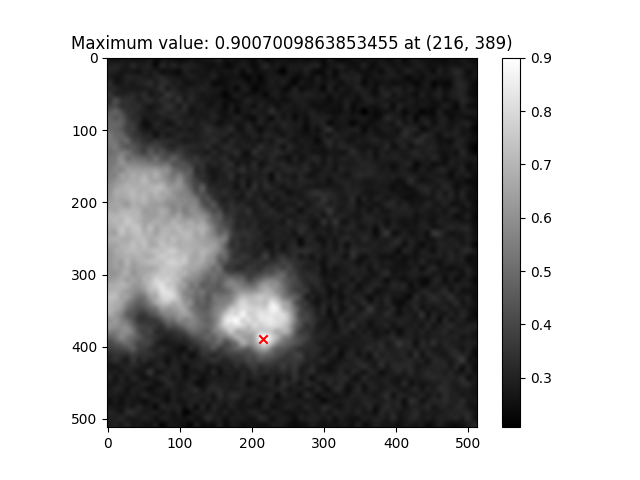
#> input picture path_to_save_image.png, 640 x 480 px, given as the content of the folder tention_aeroplane_sub_4000_NoClipRetrieval_sample/top_images, which was not available
$ python Augmentation_Transformation_VOC.py
#> lines starting #> are read from the running program, lines starting #| are printed output that depends on the picture; pictures that were not available may be replaced by others from this repository, and a replacement may not be noted
import os
import cv2
import numpy as np
from tqdm import tqdm
import argparse
from random import choice, uniform
import multiprocessing as mp

def affine_transform(image, mask, max_rotation=30, max_scale=0.2, max_shift=20):

    h, w = image.shape[:2]


    angle = uniform(-max_rotation, max_rotation)
    scale = uniform(1 - max_scale, 1 + max_scale)
    tx = uniform(-max_shift, max_shift)
    ty = uniform(-max_shift, max_shift)


    center = (w // 2, h // 2)
    M = cv2.getRotationMatrix2D(center, angle, scale)
    M[0, 2] += tx
    M[1, 2] += ty


    transformed_image = cv2.warpAffine(image, M, (w, h), flags=cv2.INTER_LINEAR, borderMode=cv2.BORDER_CONSTANT, borderValue=(0, 0, 0))
    transformed_mask = cv2.warpAffine(mask, M, (w, h), flags=cv2.INTER_NEAREST, borderMode=cv2.BORDER_CONSTANT, borderValue=0)


    transformed_mask = np.where((transformed_mask >= 181) & (transformed_mask <= 200), transformed_mask, 0).astype(np.uint8)

    return transformed_image, transformed_mask

def augment_images(root, out_root, image_list, n_image=100, start_id=0):

    print("-------------- start augmentation: Affine Transform -------------")

    for idx in tqdm(range(n_image)):

        image_name = choice(image_list)
        mask_name = image_name.replace(".jpg", ".png")


        if not os.path.exists(f"{root}/top_images/{image_name}") or not os.path.exists(f"{root}/top_masks/{mask_name}"):
            continue


        img = cv2.imread(f"{root}/top_images/{image_name}")
        mask = cv2.imread(f"{root}/top_masks/{mask_name}", cv2.IMREAD_GRAYSCALE)


        transformed_img, transformed_mask = affine_transform(img, mask)


        cv2.imwrite(f"{out_root}/Image_4/affine_{start_id}.jpg", transformed_img)
        cv2.imwrite(f"{out_root}/Mask_4/affine_{start_id}.png", transformed_mask)

        start_id += 1

def main():
    parser = argparse.ArgumentParser()

    parser.add_argument(
        "--input_root",
        type=str,
        nargs="?",
        default="/home/zhuyifan/Cyan_A40/sam_data/VOC_Multi_Attention_aeroplane_sub_4000_NoClipRetrieval_sample",
        help="config for training"
    )
    parser.add_argument(
        "--out_root",
        type=str,
        default="/home/zhuyifan/Cyan_A40/sam_data/data_aug_transform",
        help="Output directory for augmented data",
    )
    parser.add_argument(
        "--thread_num",
        type=int,
        default=1,
        help="Number of threads",
    )
    parser.add_argument(
        "--n_image",
        type=int,
        default=100,
        help="Number of images to process",
    )
    opt = parser.parse_args()


    os.makedirs(f"{opt.out_root}/Image_4/", exist_ok=True)
    os.makedirs(f"{opt.out_root}/Mask_4/", exist_ok=True)


    image_list = os.listdir(f'{opt.input_root}/top_images')


    context = mp.get_context("spawn")
    processes = []

    print('Start Generation')
    for i in range(opt.thread_num):
        p = context.Process(target=augment_images, args=(
            opt.input_root, opt.out_root, image_list, opt.n_image, i * opt.n_image))
        p.start()
        processes.append(p)
#> this loop made 1 pass
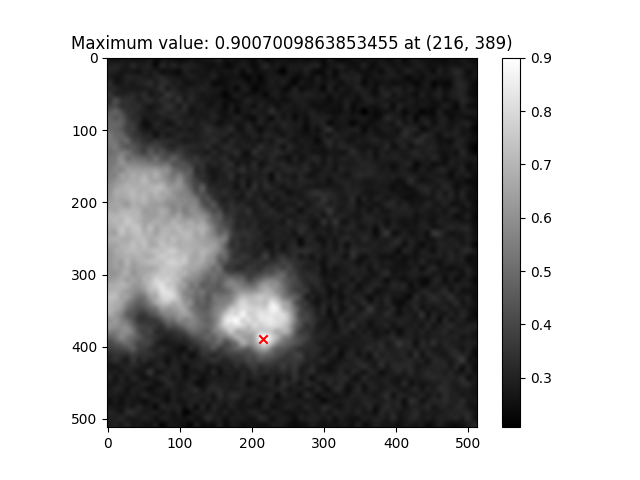
#> input picture path_to_save_image.png, 640 x 480 px, given as the content of the folder tention_aeroplane_sub_4000_NoClipRetrieval_sample/top_images, which was not available
#> pass 1, in affine_transform, `transformed_image = cv2.warpAffine(image, M, (w, h), flags=cv2.INTER_L..`:
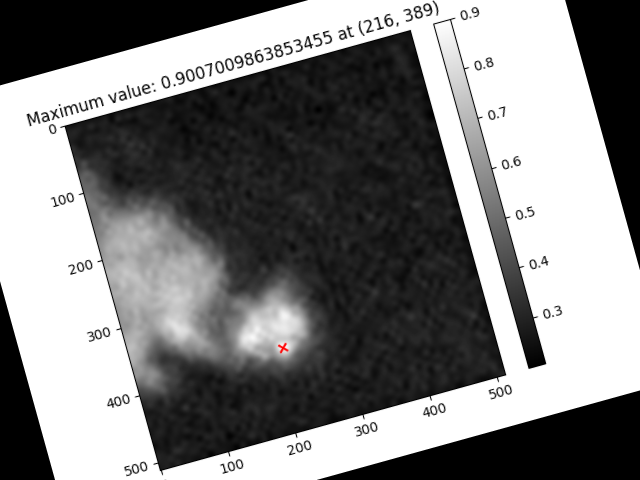
#> transformed_image: shape (480, 640, 3); mean B, G, R 128.5, 128.5, 128.6
#> pass 1, in affine_transform, `transformed_mask = np.where((transformed_mask >= 181) & (transformed_m..`:
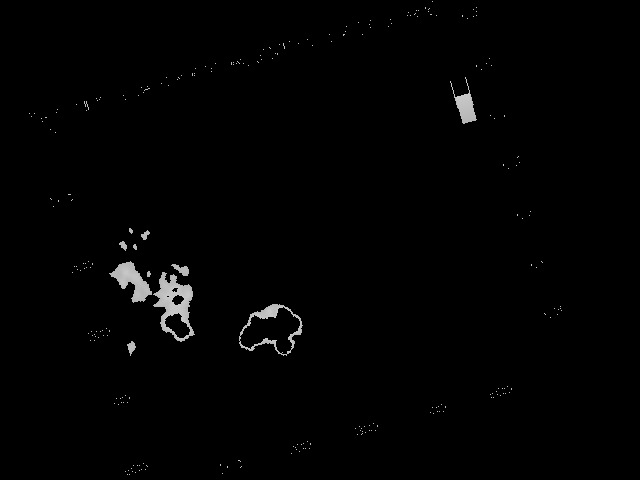
#> transformed_mask: shape (480, 640); min 0, max 200, mean 2.3

    for p in processes:
        p.join()

if __name__ == "__main__":
    main()
